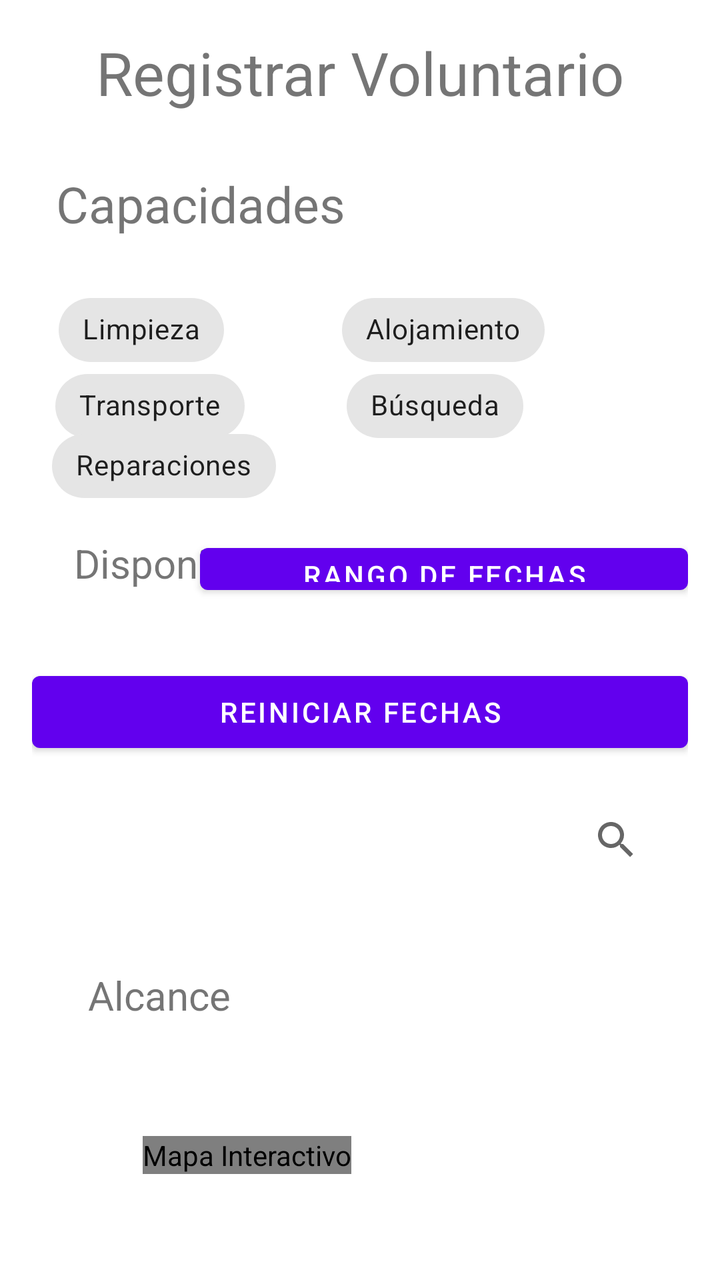
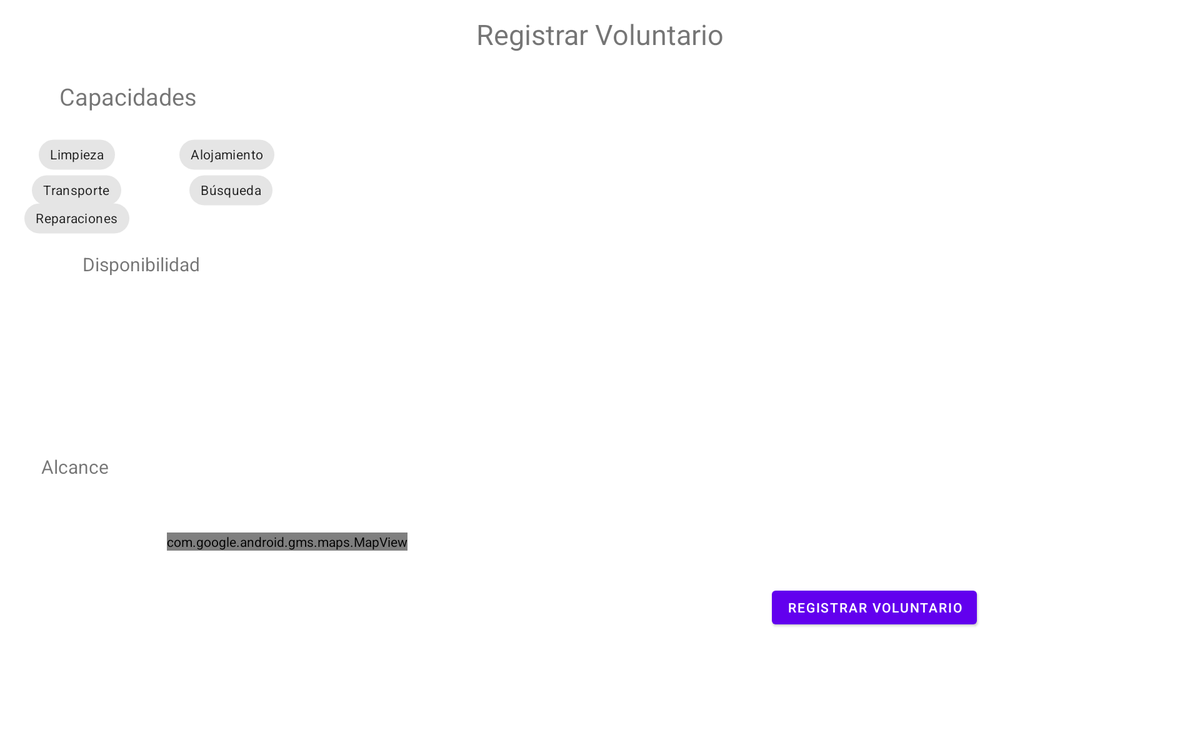

One screen, two layout resources from the same app: the default and the repository's alternative for another configuration. Each is rendered where Android would select it; the XML of both is given below.
<!-- AndroidManifest.xml: application theme AppTheme -->
<!-- res/layout/activity_registrar_voluntarios.xml -->
<?xml version="1.0" encoding="utf-8"?>
<androidx.constraintlayout.widget.ConstraintLayout xmlns:android="http://schemas.android.com/apk/res/android"
    xmlns:app="http://schemas.android.com/apk/res-auto"
    xmlns:tools="http://schemas.android.com/tools"
    xmlns:map="http://schemas.android.com/apk/res-auto"
    android:id="@+id/container"
    android:layout_width="match_parent"
    android:layout_height="match_parent"
    android:paddingBottom="@dimen/activity_vertical_margin"
    android:paddingLeft="@dimen/activity_horizontal_margin"
    android:paddingRight="@dimen/activity_horizontal_margin"
    android:paddingTop="@dimen/activity_vertical_margin"
    tools:context=".ui.login.RegistrarVoluntarios">

    <TextView
        android:id="@+id/textView"
        android:layout_width="wrap_content"
        android:layout_height="wrap_content"
        android:text="@string/Registrar"
        android:textSize="30sp"
        android:translationX="0dp"
        android:translationY="0dp"
        app:layout_constraintTop_toTopOf="parent"
        app:layout_constraintStart_toStartOf="parent"
        app:layout_constraintEnd_toEndOf="parent"/>


    <TextView
        android:id="@+id/textView2"
        android:layout_width="wrap_content"
        android:layout_height="wrap_content"
        android:layout_marginTop="4dp"
        android:text="@string/Capacidades"
        android:textSize="25sp"
        android:translationX="5dp"
        android:translationY="65dp"
        app:layout_constraintEnd_toEndOf="parent"
        app:layout_constraintHorizontal_bias="0.038"
        app:layout_constraintStart_toStartOf="parent"
        app:layout_constraintTop_toTopOf="parent" />

    <com.google.android.material.chip.Chip
        android:id="@+id/Limpieza"
        android:layout_width="wrap_content"
        android:layout_height="48dp"
        android:layout_marginTop="20dp"
        android:text="@string/Limpieza"
        android:translationX="10dp"
        android:translationY="105dp"
        app:layout_constraintEnd_toEndOf="parent"
        app:layout_constraintHorizontal_bias="0.013"
        app:layout_constraintStart_toStartOf="parent"
        app:layout_constraintTop_toTopOf="parent" />

    <com.google.android.material.chip.Chip
        android:id="@+id/Transporte"
        android:layout_width="wrap_content"
        android:layout_height="48dp"
        android:layout_marginTop="28dp"
        android:text="@string/Transporte"
        android:translationX="10dp"
        android:translationY="135dp"
        app:layout_constraintEnd_toEndOf="parent"
        app:layout_constraintHorizontal_bias="0.007"
        app:layout_constraintStart_toStartOf="parent"
        app:layout_constraintTop_toTopOf="parent" />

    <com.google.android.material.chip.Chip
        android:id="@+id/Reparaciones"
        android:layout_width="wrap_content"
        android:layout_height="48dp"
        android:layout_marginTop="28dp"
        android:text="@string/Reparaciones"
        android:translationX="10dp"
        android:translationY="165dp"
        app:layout_constraintEnd_toEndOf="parent"
        app:layout_constraintHorizontal_bias="0.0"
        app:layout_constraintStart_toStartOf="parent"
        app:layout_constraintTop_toTopOf="parent" />

    <com.google.android.material.chip.Chip
        android:id="@+id/Busqueda"
        android:layout_width="wrap_content"
        android:layout_height="48dp"
        android:layout_marginTop="28dp"
        android:text="@string/Búsqueda"
        android:translationX="150dp"
        android:translationY="135dp"
        app:layout_constraintEnd_toEndOf="parent"
        app:layout_constraintHorizontal_bias="0.031"
        app:layout_constraintStart_toStartOf="parent"
        app:layout_constraintTop_toTopOf="parent" />

    <com.google.android.material.chip.Chip
        android:id="@+id/Alojamiento"
        android:layout_width="wrap_content"
        android:layout_height="48dp"
        android:layout_marginTop="20dp"
        android:text="@string/Alojamiento"
        android:translationX="150dp"
        android:translationY="105dp"
        app:layout_constraintEnd_toEndOf="parent"
        app:layout_constraintHorizontal_bias="0.022"
        app:layout_constraintStart_toStartOf="parent"
        app:layout_constraintTop_toTopOf="parent" />

    <TextView
        android:id="@+id/textView3"
        android:layout_width="wrap_content"
        android:layout_height="wrap_content"
        android:layout_marginTop="12dp"
        android:text="@string/Disponibilidad"
        android:textSize="20sp"
        android:translationX="10dp"
        android:translationY="240dp"
        app:layout_constraintEnd_toEndOf="parent"
        app:layout_constraintHorizontal_bias="0.055"
        app:layout_constraintStart_toStartOf="parent"
        app:layout_constraintTop_toTopOf="parent" />


    <CalendarView
        android:id="@+id/calendarView"
        android:layout_width="241dp"
        android:layout_height="159dp"
        android:layout_marginTop="8dp"
        android:firstDayOfWeek="2"
        android:maxDate="31/12/2030"
        android:minDate="01/01/2025"
        android:translationX="10dp"
        android:translationY="285dp"
        app:layout_constraintEnd_toEndOf="parent"
        app:layout_constraintHorizontal_bias="0.06"
        app:layout_constraintStart_toStartOf="parent"
        app:layout_constraintTop_toTopOf="parent"
        app:selectionType="range"/>

    <TextView
        android:id="@+id/textView4"
        android:layout_width="wrap_content"
        android:layout_height="wrap_content"
        android:layout_marginStart="28dp"
        android:layout_marginTop="468dp"
        android:text="@string/Alcance"
        android:textSize="20sp"
        app:layout_constraintStart_toStartOf="parent"
        app:layout_constraintTop_toTopOf="parent" />

    <com.google.android.gms.maps.MapView
        android:id="@+id/mapView"
        android:name="com.google.android.gms.maps.SupportMapFragment"
        android:layout_width="wrap_content"
        android:layout_height="wrap_content"
        android:layout_marginStart="28dp"
        android:layout_marginTop="552dp"
        app:layout_constraintEnd_toEndOf="parent"
        app:layout_constraintHorizontal_bias="0.139"
        app:layout_constraintStart_toStartOf="parent"
        app:layout_constraintTop_toTopOf="parent"
        tools:context=".RegistrarVoluntarios"
        tools:mapType="terrain"
        tools:uiCompass="true"
        tools:uiMapToolbar="true"
        tools:uiZoomGestures="true"
        tools:zoomControls="true"
        android:contentDescription="@string/map"
        map:mapType="normal"
        />

    <Button
        android:id="@+id/registrar"
        android:layout_width="wrap_content"
        android:layout_height="wrap_content"
        android:layout_marginStart="28dp"
        android:layout_marginTop="608dp"
        android:text="@string/Registro"
        app:layout_constraintEnd_toEndOf="parent"
        app:layout_constraintHorizontal_bias="0.778"
        app:layout_constraintStart_toStartOf="parent"
        app:layout_constraintTop_toTopOf="parent" />

    <Button
        android:id="@+id/btnReset"
        android:layout_width="match_parent"
        android:layout_height="wrap_content"
        android:layout_marginTop="316dp"

        android:text="@string/reinicio"
        android:textColor="@string/white"
        app:layout_constraintEnd_toEndOf="parent"
        app:layout_constraintHorizontal_bias="0.944"
        app:layout_constraintStart_toStartOf="parent"
        app:layout_constraintTop_toTopOf="parent" />


    <Button
        android:id="@+id/seleccionRango"
        android:layout_width="244dp"
        android:layout_height="33dp"
        android:layout_marginTop="252dp"
        android:text="@string/rango"
        android:textColor="@string/white"
        app:layout_constraintEnd_toEndOf="parent"
        app:layout_constraintHorizontal_bias="1.0"
        app:layout_constraintStart_toStartOf="parent"
        app:layout_constraintTop_toTopOf="parent" />

    <TextView
        android:id="@+id/tvRango"
        android:layout_width="wrap_content"
        android:layout_height="wrap_content"
        android:layout_marginStart="268dp"
        android:layout_marginTop="380dp"
        android:textSize="20sp"
        app:layout_constraintStart_toStartOf="parent"
        app:layout_constraintTop_toTopOf="parent" />

    <SearchView
        android:layout_width="wrap_content"
        android:layout_height="wrap_content"
        android:layout_marginStart="268dp"
        android:layout_marginTop="380dp"
        app:layout_constraintStart_toStartOf="parent"
        app:layout_constraintTop_toTopOf="parent" />

     />

</androidx.constraintlayout.widget.ConstraintLayout>
<!-- resources referenced by this layout -->
<resources>
  <dimen name="activity_horizontal_margin">16dp</dimen>
  <dimen name="activity_vertical_margin">16dp</dimen>
  <string name="Alcance">Alcance</string>
  <string name="Alojamiento">Alojamiento</string>
  <string name="Capacidades">Capacidades</string>
  <string name="Disponibilidad">Disponibilidad</string>
  <string name="Limpieza">Limpieza</string>
  <string name="Registrar">Registrar Voluntario</string>
  <string name="Registro">Registrar Voluntario</string>
  <string name="Reparaciones">Reparaciones</string>
  <string name="Transporte">Transporte</string>
  <string name="map">Mapa Interactivo</string>
  <string name="rango">Rango de fechas</string>
  <string name="reinicio">Reiniciar fechas</string>
  <string name="white">#FFFFFF</string>
  <style name="AppTheme" parent="Theme.MaterialComponents.Light.NoActionBar">
          
          <item name="colorPrimary">@color/your_primary_color</item>
          <item name="colorPrimaryVariant">@color/your_primary_variant</item>
          <item name="colorOnPrimary">@color/your_on_primary</item>
          <item name="colorSecondary">@color/colorSecondary</item>
          <item name="colorOnSecondary">@color/colorOnSecondary</item>
          <item name="android:colorBackground">@color/white</item>
      </style>
  <color name="your_primary_color">#6200EE</color>
  <color name="your_primary_variant">#3700B3</color>
  <color name="your_on_primary">#FFFFFF</color>
  <color name="colorSecondary">#03DAC6</color>
  <color name="colorOnSecondary">#000000</color>
  <color name="white">#FFFFFF</color>
</resources>
<!-- res/layout-w1240dp/activity_registrar_voluntarios.xml (the repository's variant of the layout above) -->
<!-- drawn on a large tablet held sideways -->
<?xml version="1.0" encoding="utf-8"?>
<androidx.constraintlayout.widget.ConstraintLayout
    xmlns:android="http://schemas.android.com/apk/res/android"
    xmlns:app="http://schemas.android.com/apk/res-auto"
    xmlns:tools="http://schemas.android.com/tools"
    android:id="@+id/container"
    android:layout_width="match_parent"
    android:layout_height="match_parent"
    android:paddingBottom="@dimen/activity_vertical_margin"
    android:paddingLeft="@dimen/activity_horizontal_margin"
    android:paddingRight="@dimen/activity_horizontal_margin"
    android:paddingTop="@dimen/activity_vertical_margin"
    tools:context=".ui.login.RegistrarVoluntarios">

    <TextView
        android:id="@+id/textView"
        android:layout_width="wrap_content"
        android:layout_height="wrap_content"
        android:text="@string/Registrar"
        android:textSize="30sp"
        android:translationX="0dp"
        android:translationY="0dp"
        app:layout_constraintTop_toTopOf="parent"
        app:layout_constraintStart_toStartOf="parent"
        app:layout_constraintEnd_toEndOf="parent"/>


    <TextView
        android:id="@+id/textView2"
        android:layout_width="wrap_content"
        android:layout_height="wrap_content"
        android:layout_marginTop="4dp"
        android:text="@string/Capacidades"
        android:textSize="25sp"
        android:translationX="5dp"
        android:translationY="65dp"
        app:layout_constraintEnd_toEndOf="parent"
        app:layout_constraintHorizontal_bias="0.038"
        app:layout_constraintStart_toStartOf="parent"
        app:layout_constraintTop_toTopOf="parent" />

    <com.google.android.material.chip.Chip
        android:id="@+id/Limpieza"
        android:layout_width="wrap_content"
        android:layout_height="48dp"
        android:layout_marginTop="20dp"
        android:text="@string/Limpieza"
        android:translationX="10dp"
        android:translationY="105dp"
        app:layout_constraintEnd_toEndOf="parent"
        app:layout_constraintHorizontal_bias="0.013"
        app:layout_constraintStart_toStartOf="parent"
        app:layout_constraintTop_toTopOf="parent" />

    <com.google.android.material.chip.Chip
        android:id="@+id/Transporte"
        android:layout_width="wrap_content"
        android:layout_height="48dp"
        android:layout_marginTop="28dp"
        android:text="@string/Transporte"
        android:translationX="10dp"
        android:translationY="135dp"
        app:layout_constraintEnd_toEndOf="parent"
        app:layout_constraintHorizontal_bias="0.007"
        app:layout_constraintStart_toStartOf="parent"
        app:layout_constraintTop_toTopOf="parent" />

    <com.google.android.material.chip.Chip
        android:id="@+id/Reparaciones"
        android:layout_width="wrap_content"
        android:layout_height="48dp"
        android:layout_marginTop="28dp"
        android:text="@string/Reparaciones"
        android:translationX="10dp"
        android:translationY="165dp"
        app:layout_constraintEnd_toEndOf="parent"
        app:layout_constraintHorizontal_bias="0.0"
        app:layout_constraintStart_toStartOf="parent"
        app:layout_constraintTop_toTopOf="parent" />

    <com.google.android.material.chip.Chip
        android:id="@+id/Busqueda"
        android:layout_width="wrap_content"
        android:layout_height="48dp"
        android:layout_marginTop="28dp"
        android:text="@string/Búsqueda"
        android:translationX="150dp"
        android:translationY="135dp"
        app:layout_constraintEnd_toEndOf="parent"
        app:layout_constraintHorizontal_bias="0.031"
        app:layout_constraintStart_toStartOf="parent"
        app:layout_constraintTop_toTopOf="parent" />

    <com.google.android.material.chip.Chip
        android:id="@+id/Alojamiento"
        android:layout_width="wrap_content"
        android:layout_height="48dp"
        android:layout_marginTop="20dp"
        android:text="@string/Alojamiento"
        android:translationX="150dp"
        android:translationY="105dp"
        app:layout_constraintEnd_toEndOf="parent"
        app:layout_constraintHorizontal_bias="0.022"
        app:layout_constraintStart_toStartOf="parent"
        app:layout_constraintTop_toTopOf="parent" />

    <TextView
        android:id="@+id/textView3"
        android:layout_width="wrap_content"
        android:layout_height="wrap_content"
        android:layout_marginTop="12dp"
        android:text="@string/Disponibilidad"
        android:textSize="20sp"
        android:translationX="10dp"
        android:translationY="240dp"
        app:layout_constraintEnd_toEndOf="parent"
        app:layout_constraintHorizontal_bias="0.055"
        app:layout_constraintStart_toStartOf="parent"
        app:layout_constraintTop_toTopOf="parent" />


    <CalendarView
        android:id="@+id/calendarView"
        android:layout_width="214dp"
        android:layout_height="141dp"
        android:layout_marginTop="8dp"
        android:firstDayOfWeek="2"
        android:maxDate="31/12/2030"
        android:minDate="01/01/2025"
        android:translationX="10dp"
        android:translationY="285dp"
        app:layout_constraintEnd_toEndOf="parent"
        app:layout_constraintHorizontal_bias="0.06"
        app:layout_constraintStart_toStartOf="parent"
        app:layout_constraintTop_toTopOf="parent" />

    <TextView
        android:id="@+id/textView4"
        android:layout_width="wrap_content"
        android:layout_height="wrap_content"
        android:layout_marginStart="28dp"
        android:layout_marginTop="468dp"
        android:text="@string/Alcance"
        android:textSize="20sp"
        app:layout_constraintStart_toStartOf="parent"
        app:layout_constraintTop_toTopOf="parent" />

    <com.google.android.gms.maps.MapView
        android:id="@+id/mapView"
        android:name="com.google.android.gms.maps.SupportMapFragment"
        android:layout_width="wrap_content"
        android:layout_height="wrap_content"
        android:layout_marginStart="28dp"
        android:layout_marginTop="552dp"
        app:layout_constraintEnd_toEndOf="parent"
        app:layout_constraintHorizontal_bias="0.139"
        app:layout_constraintStart_toStartOf="parent"
        app:layout_constraintTop_toTopOf="parent"
        tools:context=".RegistrarVoluntarios"
        tools:mapType="terrain"
        tools:uiCompass="true"
        tools:uiMapToolbar="true"
        tools:uiZoomGestures="true"
        tools:zoomControls="true" />

    <Button
        android:id="@+id/registrar"
        android:layout_width="wrap_content"
        android:layout_height="wrap_content"
        android:layout_marginStart="28dp"
        android:layout_marginTop="608dp"
        android:text="@string/Registro"
        app:layout_constraintEnd_toEndOf="parent"
        app:layout_constraintHorizontal_bias="0.778"
        app:layout_constraintStart_toStartOf="parent"
        app:layout_constraintTop_toTopOf="parent" />


</androidx.constraintlayout.widget.ConstraintLayout>
<!-- resources referenced by the variant -->
<!-- as a large tablet held sideways resolves them -->
<resources>
  <dimen name="activity_horizontal_margin">16dp</dimen>
  <dimen name="activity_vertical_margin">16dp</dimen>
  <string name="Alcance">Alcance</string>
  <string name="Alojamiento">Alojamiento</string>
  <string name="Capacidades">Capacidades</string>
  <string name="Disponibilidad">Disponibilidad</string>
  <string name="Limpieza">Limpieza</string>
  <string name="Registrar">Registrar Voluntario</string>
  <string name="Registro">Registrar Voluntario</string>
  <string name="Reparaciones">Reparaciones</string>
  <string name="Transporte">Transporte</string>
  <style name="AppTheme" parent="Theme.MaterialComponents.Light.NoActionBar">
          
          <item name="colorPrimary">@color/your_primary_color</item>
          <item name="colorPrimaryVariant">@color/your_primary_variant</item>
          <item name="colorOnPrimary">@color/your_on_primary</item>
          <item name="colorSecondary">@color/colorSecondary</item>
          <item name="colorOnSecondary">@color/colorOnSecondary</item>
          <item name="android:colorBackground">@color/white</item>
      </style>
  <color name="your_primary_color">#6200EE</color>
  <color name="your_primary_variant">#3700B3</color>
  <color name="your_on_primary">#FFFFFF</color>
  <color name="colorSecondary">#03DAC6</color>
  <color name="colorOnSecondary">#000000</color>
  <color name="white">#FFFFFF</color>
</resources>
